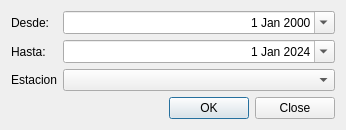
<?xml version="1.0" encoding="UTF-8"?>
<ui version="4.0">
 <class>weatherToNoaaDialog</class>
 <widget class="QDialog" name="weatherToNoaaDialog">
  <property name="geometry">
   <rect>
    <x>0</x>
    <y>0</y>
    <width>346</width>
    <height>111</height>
   </rect>
  </property>
  <property name="windowTitle">
   <string>Tiempos RBD a NOAA</string>
  </property>
  <layout class="QVBoxLayout" name="verticalLayout">
   <item>
    <layout class="QFormLayout" name="formLayout">
     <item row="0" column="0">
      <widget class="QLabel" name="desdeLabel">
       <property name="text">
        <string>Desde: </string>
       </property>
      </widget>
     </item>
     <item row="0" column="1">
      <widget class="QDateEdit" name="desdeDateEdit">
       <property name="alignment">
        <set>Qt::AlignRight|Qt::AlignTrailing|Qt::AlignVCenter</set>
       </property>
       <property name="calendarPopup">
        <bool>true</bool>
       </property>
      </widget>
     </item>
     <item row="1" column="0">
      <widget class="QLabel" name="hastaLabel">
       <property name="text">
        <string>Hasta: </string>
       </property>
      </widget>
     </item>
     <item row="1" column="1">
      <widget class="QDateEdit" name="hastaDateEdit">
       <property name="alignment">
        <set>Qt::AlignRight|Qt::AlignTrailing|Qt::AlignVCenter</set>
       </property>
       <property name="calendarPopup">
        <bool>true</bool>
       </property>
       <property name="date">
        <date>
         <year>2024</year>
         <month>1</month>
         <day>1</day>
        </date>
       </property>
      </widget>
     </item>
     <item row="2" column="1">
      <widget class="QComboBox" name="cboEstacion"/>
     </item>
     <item row="2" column="0">
      <widget class="QLabel" name="label">
       <property name="text">
        <string>Estacion</string>
       </property>
      </widget>
     </item>
    </layout>
   </item>
   <item>
    <widget class="QDialogButtonBox" name="buttonBox">
     <property name="orientation">
      <enum>Qt::Horizontal</enum>
     </property>
     <property name="standardButtons">
      <set>QDialogButtonBox::Close|QDialogButtonBox::Ok</set>
     </property>
    </widget>
   </item>
  </layout>
 </widget>
 <resources/>
 <connections>
  <connection>
   <sender>buttonBox</sender>
   <signal>accepted()</signal>
   <receiver>weatherToNoaaDialog</receiver>
   <slot>accept()</slot>
   <hints>
    <hint type="sourcelabel">
     <x>248</x>
     <y>254</y>
    </hint>
    <hint type="destinationlabel">
     <x>157</x>
     <y>274</y>
    </hint>
   </hints>
  </connection>
  <connection>
   <sender>buttonBox</sender>
   <signal>rejected()</signal>
   <receiver>weatherToNoaaDialog</receiver>
   <slot>reject()</slot>
   <hints>
    <hint type="sourcelabel">
     <x>316</x>
     <y>260</y>
    </hint>
    <hint type="destinationlabel">
     <x>286</x>
     <y>274</y>
    </hint>
   </hints>
  </connection>
 </connections>
</ui>
